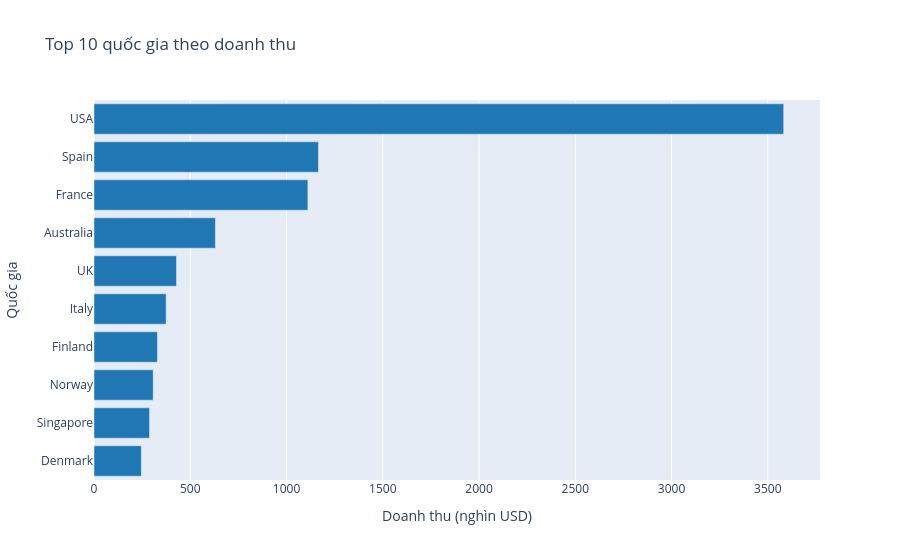

The notebook cell this image was saved under:
### Markdown cell above
## 3. Biểu đồ

### Code cell
fig = bieu_do.ve_top_quoc_gia(bang)
fig.show()

### Figure 1 — Plotly figure (JSON) as saved in the notebook; plotly's stock layout.template omitted (floating-point values rounded to 4 significant figures)
{"data": [{"hovertemplate": "Doanh thu (nghìn USD)=%{x}<br>Quốc gia=%{y}<extra></extra>", "legendgroup": "", "marker": {"color": "#1f77b4", "pattern": {"shape": ""}}, "name": "", "orientation": "h", "showlegend": false, "textposition": "auto", "type": "bar", "x": [245.6, 288.5, 307.5, 329.6, 374.7, 428.5, 630.6, 1111.0, 1166.0, 3583.0], "xaxis": "x", "y": ["Denmark", "Singapore", "Norway", "Finland", "Italy", "UK", "Australia", "France", "Spain", "USA"], "yaxis": "y"}], "layout": {"barmode": "relative", "legend": {"tracegroupgap": 0}, "title": {"text": "Top 10 quốc gia theo doanh thu"}, "xaxis": {"anchor": "y", "domain": [0.0, 1.0], "title": {"text": "Doanh thu (nghìn USD)"}}, "yaxis": {"anchor": "x", "domain": [0.0, 1.0], "title": {"text": "Quốc gia"}}}}
